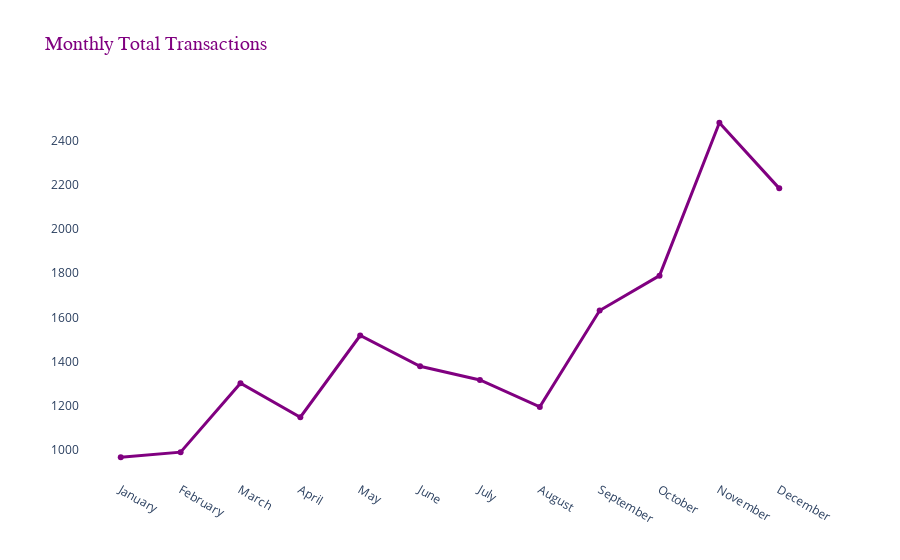

Notebook source saved alongside this figure:
### Code cell
# Plotly line chart 
fig = go.Figure()

fig.add_trace(go.Scatter(x=monthly_transactions["Month"], y=monthly_transactions["#Transactions"], name='#Transactions',
                         line=dict(color="purple", width=3)))

fig.update_layout(plot_bgcolor= 'white')

fig.update_layout(title_text=plot_title, 
                  title_font=dict(size=20, color="purple", family="Arial"))

fig.show()

### Figure 1 — Plotly figure (JSON) as saved in the notebook; plotly's stock layout.template omitted (floating-point values rounded to 4 significant figures)
{"data": [{"line": {"color": "purple", "width": 3}, "name": "#Transactions", "type": "scatter", "x": ["January", "February", "March", "April", "May", "June", "July", "August", "September", "October", "November", "December"], "y": [967, 990, 1302, 1148, 1518, 1379, 1317, 1195, 1631, 1789, 2481, 2184]}], "layout": {"plot_bgcolor": "white", "title": {"font": {"color": "purple", "family": "Arial", "size": 20}, "text": "Monthly Total Transactions"}}}
